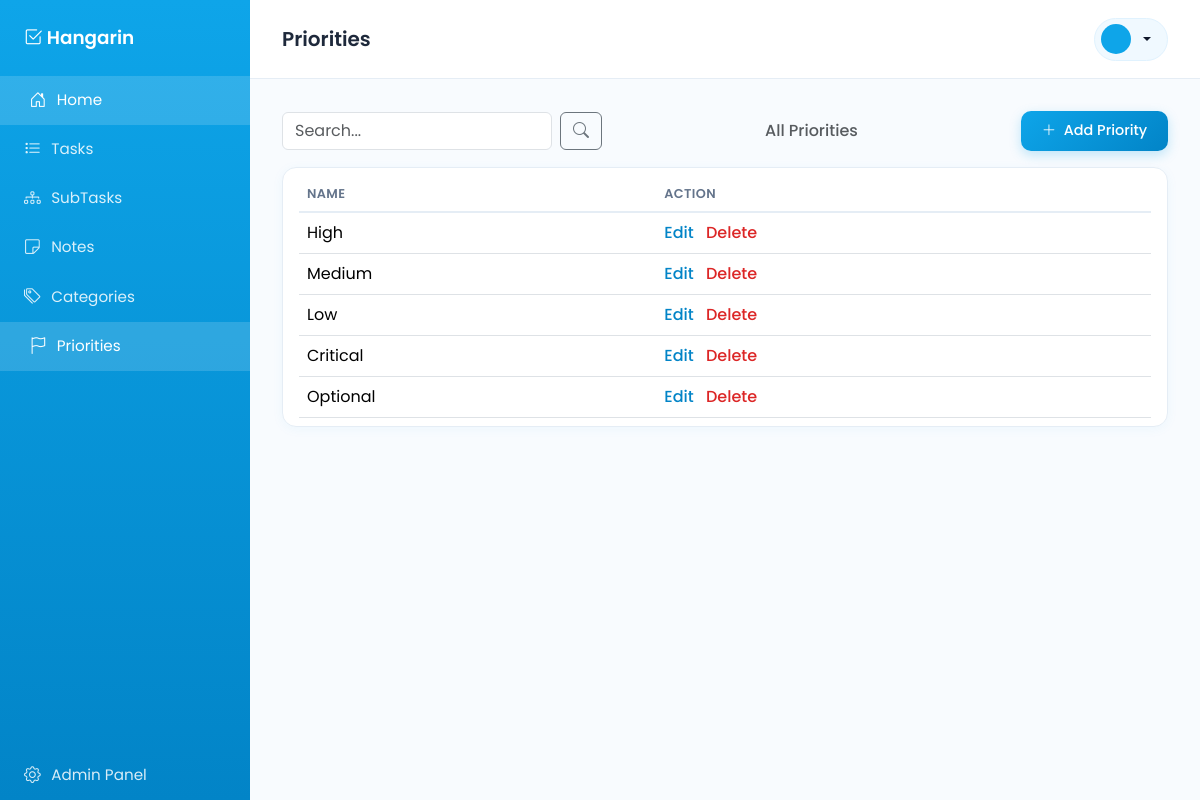
Screenshot of /priorities/ with the database file from the repository.
### Tasks/models.py (models this page shows, shortened)
class BaseModel(models.Model):
    created_at = models.DateTimeField(auto_now_add=True)
    updated_at = models.DateTimeField(auto_now=True)
    class Meta:
        abstract = True

class Priority(BaseModel):
    name = models.CharField(max_length=50)
    class Meta:
        verbose_name = "Priority"
        verbose_name_plural = "Priorities"

### Tasks/views.py (the view)
# urls.py: path('priorities/', PriorityListView.as_view(), name='priority-list'),
class PriorityListView(ListView):
    model = Priority
    template_name = "Tasks/priority_list.html"
    context_object_name = "priorities"
    paginate_by = 5
    def get_queryset(self):
        qs = super().get_queryset()
        query = self.request.GET.get('q')
        if query:
            qs = qs.filter(Q(name__icontains=query))
        return qs

### Tasks/templates/Tasks/priority_list.html (shortened to what this page needs)
{% extends "base.html" %}
{% block page_title %}Priorities{% endblock %}
{% block content %}
<div class="d-flex justify-content-between align-items-center mb-3">
    <form method="get" class="d-flex" style="max-width: 320px;">
    <input type="text" name="q" class="form-control me-2" placeholder="Search..." value="{{ request.GET.q }}">
    <button type="submit" class="btn btn-outline-secondary"><i class="bi bi-search"></i></button>
</form>
    <h6 class="mb-0 text-muted">All Priorities</h6>
    <a href="{% url 'priority-add' %}" class="btn btn-primary-sky">
        <i class="bi bi-plus-lg me-1"></i> Add Priority
    </a>
</div>
<div class="card-panel">
    <table class="table table-hover align-middle mb-0">
        <thead>
            <tr>
                <th>Name</th>
                <th>Action</th>
            </tr>
        </thead>
        <tbody>
            {% for priority in priorities %}
            <tr>
                <td>{{ priority.name }}</td>
                <td>
                    <a href="{% url 'priority-update' priority.pk %}" class="action-link">Edit</a>
                    <a href="{% url 'priority-delete' priority.pk %}" class="action-link text-danger">Delete</a>
                </td>
            </tr>
            {% empty %}
            <tr><td colspan="2" class="text-center text-muted py-4">No priorities yet.</td></tr>
            {% endfor %}
        </tbody>
    </table>
</div>
{% endblock %}

### static/css/styles.css (style rules this page uses)
:root { --sky: #0ea5e9; --sky-dark: #0284c7; --sky-light: #e0f2fe; --sky-pale: #f0f9ff; }
body { font-family: 'Poppins', sans-serif; background-color: #f8fbfe; color: #1e293b; }
.card-panel { background: #ffffff; border: 1px solid #e5edf5; border-radius: 14px; padding: 0.5rem 1rem; box-shadow: 0 2px 12px rgba(14, 165, 233, 0.05); }
.table thead th { color: #64748b; font-weight: 600; font-size: 0.8rem; text-transform: uppercase; letter-spacing: 0.03em; border-bottom: 2px solid #e5edf5; }
.btn-primary-sky { background: linear-gradient(135deg, var(--sky) 0%, var(--sky-dark) 100%); color: #ffffff; border: none; border-radius: 10px; padding: 0.55rem 1.3rem; font-weight: 500; font-size: 0.9rem; transition: transform 0.15s ease, box-shadow 0.15s ease; box-shadow: 0 4px 12px rgba(14, 165, 233, 0.25); }
.action-link { color: var(--sky-dark); text-decoration: none; font-weight: 500; margin-right: 0.5rem; }
.action-link.text-danger { color: #dc2626 !important; }
body.page-fade { animation: pageFadeIn 0.35s ease both; }
.card-panel, .stat-card { transition: transform 0.2s ease, box-shadow 0.2s ease; }
.table-hover tbody tr { transition: background-color 0.15s ease; }
.btn, .btn-primary-sky, .action-link { transition: transform 0.15s ease, box-shadow 0.15s ease, background-color 0.15s ease, color 0.15s ease; }

### rows the page displays
Priority: name "High"
Priority: name "Medium"
Priority: name "Low"
Priority: name "Critical"
Priority: name "Optional"
